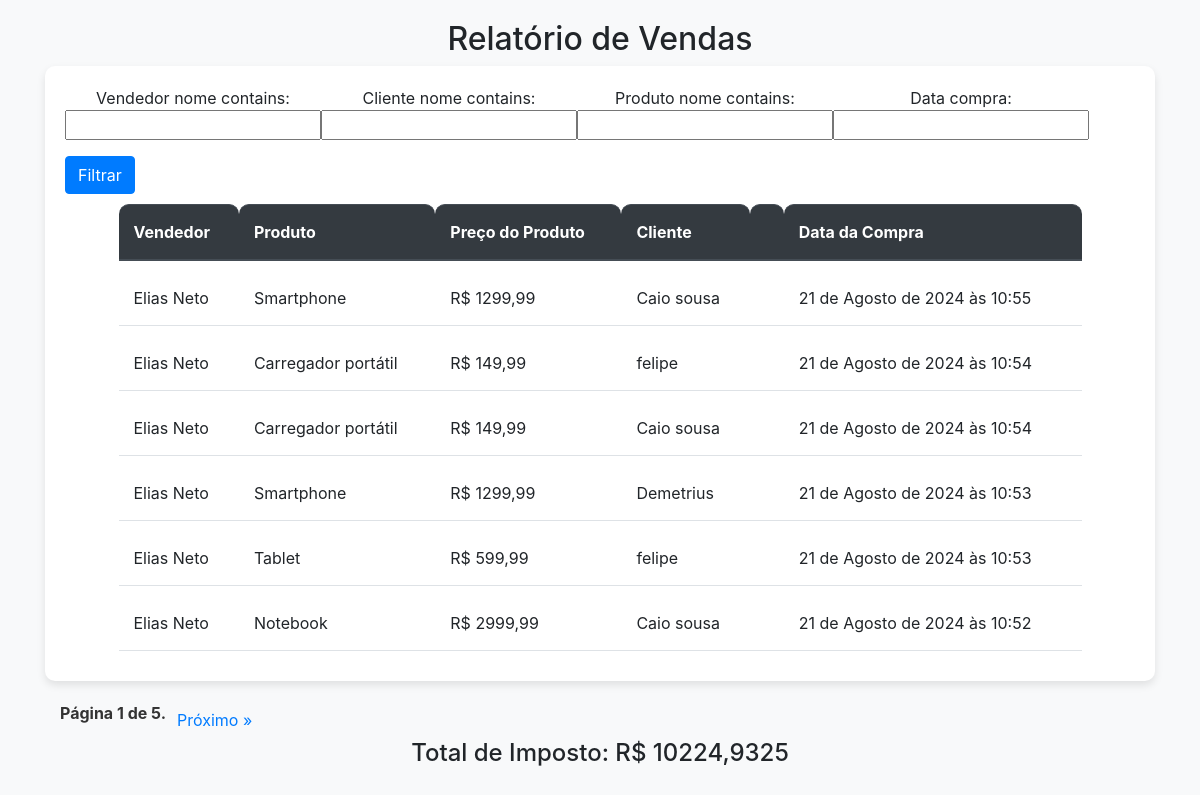
The page /relatorio/ on the database its author committed.
### estoque/models.py (models this page shows, shortened)
class Compra(models.Model):
    vendedor = models.ForeignKey(Vendedor, on_delete=models.SET_NULL, blank=True, null=True)
    cliente = models.ForeignKey(Cliente, on_delete=models.SET_NULL, blank=True, null=True)
    produto = models.ForeignKey(Produto, on_delete=models.SET_NULL, blank=True, null=True)
    data_compra = models.DateTimeField(auto_now_add=True, blank=True, null=True)

class Vendedor(models.Model):
    nome = models.CharField(max_length=30, blank=True, null=True)
    telefone = models.CharField(max_length=12, blank=True, null=True)
    cpf = models.CharField(max_length=11, blank=True, null=True)
    salario = models.DecimalField(max_digits=6, decimal_places=2, blank= True, null=True)

class Produto(models.Model):
    nome = models.CharField(max_length=30, blank=True, null=True)
    preco = models.DecimalField(max_digits=10, decimal_places=2, blank=True, null=True)
    qtd = models.IntegerField(blank=True, null=True)
    img = models.ImageField(upload_to='produtos', blank=True, null=True)

class Cliente(models.Model):
    nome = models.CharField(max_length=30, blank=True, null=True)
    endereco = models.CharField(max_length=100, blank=True, null=True)
    email = models.EmailField(max_length=40, unique=True, blank=True, null=True)
    telefone = models.CharField(max_length=12, blank=True, null=True)

### estoque/views.py (the view)
# urls.py: path('relatorio/', views.relatorio,  name='relatorio')
def relatorio(request):
    compras = Compra.objects.all().order_by('-data_compra')
    compras_filtro = CompraFilter(request.GET, queryset=compras)  # Passando o queryset não filtrado
    paginator = Paginator(compras_filtro.qs, 6)  # Usando o queryset filtrado para a paginação
    page = request.GET.get('page')
    page_obj = paginator.get_page(page)
    total_imposto = Decimal(0)
    for compra in compras_filtro.qs:  # Usando o queryset filtrado para calcular o total de imposto
        imposto = compra.produto.preco * Decimal(0.25)
        total_imposto += imposto
    context = {'page_obj': page_obj, 'filter': compras_filtro, 'total_imposto': total_imposto}
    return render(request, 'relatorio.html', context)

### templates/relatorio.html (shortened to what this page needs)
<!DOCTYPE html>
<html lang="pt-BR">
<head>
    <link href="https://stackpath.bootstrapcdn.com/bootstrap/4.5.2/css/bootstrap.min.css" rel="stylesheet">
</head>
<body>
    <div class="container">
        <div class="row">
            <div class="col-md-12">
                <h2 class="text-center">Relatório de Vendas</h2>
                <div class="table-container">
                    <form method="get" class="form-inline">
                        {{ filter.form.as_p }}
                        <button type="submit" class="btn btn-primary">Filtrar</button>
                    </form>
                    <table class="table">
                        <thead class="thead-dark">
                            <tr>
                                <th scope="col">Vendedor</th>
                                <th scope="col">Produto</th>
                                <th scope="col">Preço do Produto</th>
                                <th>Cliente<th>
                                <th scope="col">Data da Compra</th>
                            </tr>
                        </thead>
                        <tbody>
                            {% for i in page_obj %}
                            <tr>
                                <td>{{ i.vendedor.nome }}</td>
                                <td>{{ i.produto.nome }}</td>
                                <td>R$ {{ i.produto.preco }}</td>
                                <td> {{ i.cliente.nome}} <td>
                                <td>{{ i.data_compra }}</td>
                            </tr>
                            {% endfor %}
                        </tbody>
                    </table>
                </div>
                <div class="pagination">
                    <span class="current">
                        Página {{ page_obj.number }} de {{ page_obj.paginator.num_pages }}.
                    </span>
                    {% if page_obj.has_next %}
                        <a href="{% url "relatorio" %}?page={{page_obj.next_page_number}}" class="btn btn-outline-primary">Próximo &raquo;</a>
                    {% endif %}
                </div>
                <div class="text-center">
                    <h4>Total de Imposto: R$ {{ total_imposto }}</h4>
                </div>
            </div>
        </div>
    </div>
</body>
</html>

### templates/relatorio.html (style rules this page uses)
body { padding-top: 20px; background-color: #f8f9fa; }
.table-container { background-color: #fff; border-radius: 10px; box-shadow: 0 4px 8px rgba(0,0,0,0.1); padding: 20px; margin-bottom: 20px; }
.table-container table { border-collapse: separate; border-spacing: 0 10px; width: 90%; margin: 0 auto; }
.table-container th, .table-container td { padding: 15px; vertical-align: middle; background-color: #fff; border-top: none; border-bottom: 1px solid #dee2e6; }
.table-container th { background-color: #343a40; color: #fff; border-bottom-color: #fff; border-top: 1px solid #dee2e6; border-radius: 10px 10px 0 0; }
.pagination { justify-content: flex-start; margin-top: 20px; margin-left: 15px; }
.pagination a { color: #007bff; text-decoration: none; padding: 6px 10px; border: 1px solid transparent; border-radius: 5px; }
.pagination .current { font-weight: bold; color: #333; }
.text-center { text-align: center; }

### rows shown on the page
Compra: vendedor.nome "Elias Neto", produto.nome "Smartphone", produto.preco "1299,99", cliente.nome "Caio sousa", data_compra "21 de Agosto de 2024 às 10:55"
Compra: vendedor.nome "Elias Neto", produto.nome "Carregador portátil", produto.preco "149,99", cliente.nome "felipe", data_compra "21 de Agosto de 2024 às 10:54"
Compra: vendedor.nome "Elias Neto", produto.nome "Carregador portátil", produto.preco "149,99", cliente.nome "Caio sousa", data_compra "21 de Agosto de 2024 às 10:54"
Compra: vendedor.nome "Elias Neto", produto.nome "Smartphone", produto.preco "1299,99", cliente.nome "Demetrius", data_compra "21 de Agosto de 2024 às 10:53"
Compra: vendedor.nome "Elias Neto", produto.nome "Tablet", produto.preco "599,99", cliente.nome "felipe", data_compra "21 de Agosto de 2024 às 10:53"
Compra: vendedor.nome "Elias Neto", produto.nome "Notebook", produto.preco "2999,99", cliente.nome "Caio sousa", data_compra "21 de Agosto de 2024 às 10:52"

### other values the page prints
{{ page_obj.number }} "1"
{{ page_obj.paginator.num_pages }} "5"
{{ total_imposto }} "10224,9325"
